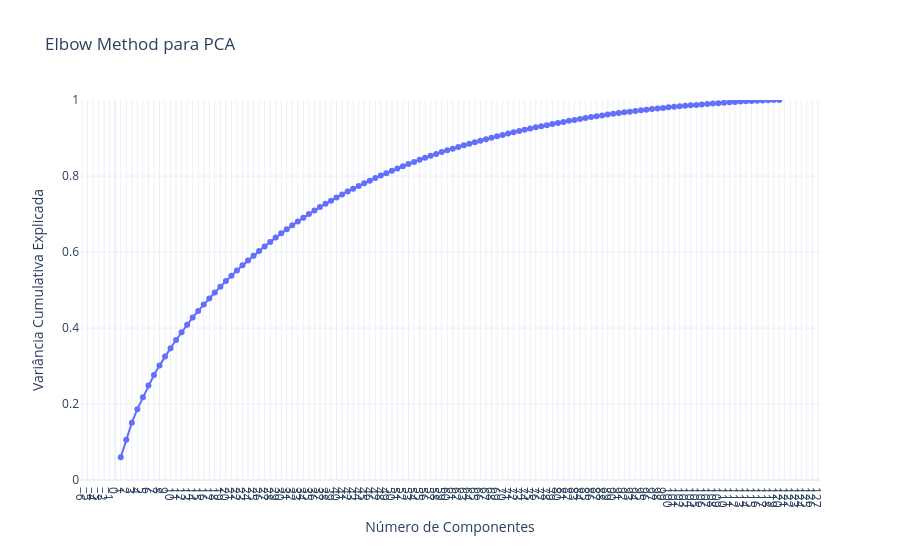

Notebook cell for this chart:
### Code cell
plot_pca_elbow_plotly(vectors=df_vector["Embedding Raw Text"])
